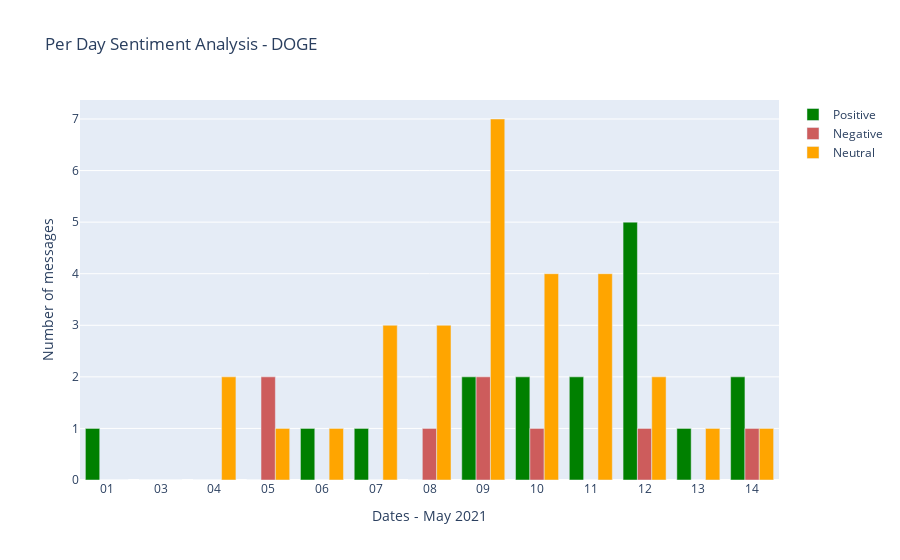

Write notebook code for a chart like this one.
### Code cell
fig = go.Figure()
x = dogeData['date'].unique()
yPos = yDogePositive
yNeg = yDogeNegative
yNeut = yDogeNeutral

fig.add_trace(go.Bar(
    x= x,
    y= yPos,
    name='Positive',
    marker_color='green'
))

fig.add_trace(go.Bar(
    x=x,
    y= yNeg,
    name='Negative',
    marker_color='indianred'
))
fig.add_trace(go.Bar(
    x=x,
    y= yNeut,
    name='Neutral',
    marker_color='orange'
))

fig.update_layout(
    title="Per Day Sentiment Analysis - DOGE",
    xaxis_title="Dates - May 2021",
    yaxis_title="Number of messages",
)

fig.show()
fig.write_image("averageSentimentPerDayPlot-DOGE.png")

### Figure 1 — Plotly figure (JSON) as saved in the notebook; plotly's stock layout.template omitted (floating-point values rounded to 4 significant figures)
{"data": [{"marker": {"color": "green"}, "name": "Positive", "type": "bar", "x": ["01", "03", "04", "05", "06", "07", "08", "09", "10", "11", "12", "13", "14"], "y": [1, 0, 0, 0, 1, 1, 0, 2, 2, 2, 5, 1, 2, 0, 0, 0, 0, 0, 0, 0, 0, 0, 4, 3, 19, 3, 2, 0, 1, 0]}, {"marker": {"color": "indianred"}, "name": "Negative", "type": "bar", "x": ["01", "03", "04", "05", "06", "07", "08", "09", "10", "11", "12", "13", "14"], "y": [0, 0, 0, 2, 0, 0, 1, 2, 1, 0, 1, 0, 1, 0, 0, 0, 0, 0, 0, 0, 0, 0, 2, 1, 8, 6, 1, 2, 0, 0]}, {"marker": {"color": "orange"}, "name": "Neutral", "type": "bar", "x": ["01", "03", "04", "05", "06", "07", "08", "09", "10", "11", "12", "13", "14"], "y": [0, 0, 2, 1, 1, 3, 3, 7, 4, 4, 2, 1, 1, 1, 0, 0, 0, 0, 0, 0, 0, 0, 14, 6, 35, 15, 2, 3, 3, 3]}], "layout": {"title": {"text": "Per Day Sentiment Analysis - DOGE"}, "xaxis": {"title": {"text": "Dates - May 2021"}}, "yaxis": {"title": {"text": "Number of messages"}}}}
